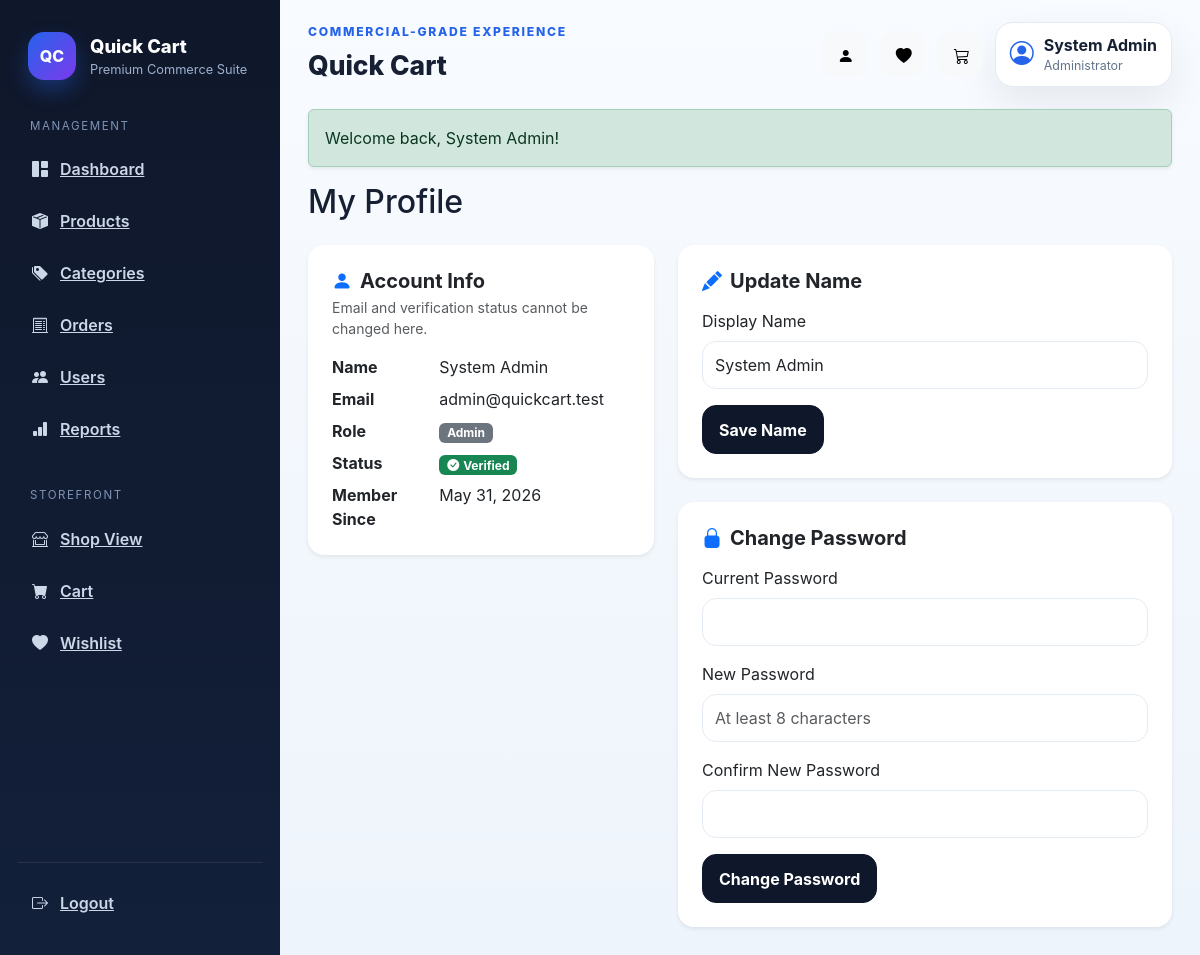
The page /pages/profile.php (signed in) on the database its author committed.
### tables this page shows
CREATE TABLE users (
    id INT AUTO_INCREMENT PRIMARY KEY,
    name VARCHAR(100) NOT NULL,
    email VARCHAR(120) NOT NULL UNIQUE,
    password VARCHAR(255) NOT NULL,
    role ENUM('admin','customer') NOT NULL DEFAULT 'customer',
    id_image VARCHAR(255) DEFAULT NULL,
    is_verified TINYINT(1) NOT NULL DEFAULT 0,
    created_at TIMESTAMP DEFAULT CURRENT_TIMESTAMP
);

### includes/functions.php (called while the page is built, shortened)
<?php
function e(string $v): string { return htmlspecialchars($v, ENT_QUOTES, 'UTF-8'); }
function url(string $path = ''): string {
    $path = ltrim($path, '/');
    return BASE_URL . ($path !== '' ? '/' . $path : '');
}
?>

### pages/profile.php (the view, shortened to what this page needs)
<?php
require_once __DIR__ . '/../config/db.php';
require_once __DIR__ . '/../includes/functions.php';
$user_id = (int)$_SESSION['user_id'];
$stmt = $conn->prepare("SELECT name, email, role, is_verified, created_at FROM users WHERE id = ?");
$stmt->bind_param("i", $user_id);
$stmt->execute();
$user = $stmt->get_result()->fetch_assoc();
include __DIR__ . '/../includes/header.php';
?>
<h2 class="mb-4">My Profile</h2>
<div class="row g-4">
    <div class="col-lg-5">
        <div class="card border-0 shadow-sm rounded-4">
            <div class="card-body p-4">
                <h5 class="fw-bold mb-1"><i class="bi bi-person-fill me-2 text-primary"></i>Account Info</h5>
                <p class="text-muted small mb-3">Email and verification status cannot be changed here.</p>
                <dl class="row mb-0">
                    <dt class="col-sm-4">Name</dt><dd class="col-sm-8"><?= e($user['name']) ?></dd>
                    <dt class="col-sm-4">Email</dt><dd class="col-sm-8"><?= e($user['email']) ?></dd>
                    <dt class="col-sm-4">Role</dt><dd class="col-sm-8"><span class="badge bg-secondary text-capitalize"><?= e($user['role']) ?></span></dd>
                    <dt class="col-sm-4">Status</dt>
                    <dd class="col-sm-8">
                        <?php if ((int)$user['is_verified']): ?>
                            <span class="badge text-bg-success"><i class="bi bi-check-circle-fill me-1"></i>Verified</span>
                        <?php else: ?>
                            <span class="badge text-bg-warning text-dark"><i class="bi bi-clock-fill me-1"></i>Pending Verification</span>
                        <?php endif; ?>
                    </dd>
                    <dt class="col-sm-4">Member Since</dt><dd class="col-sm-8"><?= e(date('M d, Y', strtotime($user['created_at']))) ?></dd>
                </dl>
            </div>
        </div>
    </div>
    <div class="col-lg-7">
        <div class="card border-0 shadow-sm rounded-4 mb-4">
            <div class="card-body p-4">
                <h5 class="fw-bold mb-3"><i class="bi bi-pencil-fill me-2 text-primary"></i>Update Name</h5>
                <form method="POST" action="<?= e(url('pages/profile.php')) ?>">
                    <div class="mb-3">
                        <label class="form-label">Display Name</label>
                        <input type="text" name="name" class="form-control" value="<?= e($user['name']) ?>" required maxlength="100">
                    </div>
                    <button type="submit" class="btn btn-dark">Save Name</button>
                </form>
            </div>
        </div>
        <div class="card border-0 shadow-sm rounded-4">
            <div class="card-body p-4">
                <h5 class="fw-bold mb-3"><i class="bi bi-lock-fill me-2 text-primary"></i>Change Password</h5>
                <form method="POST" action="<?= e(url('pages/profile.php')) ?>">
                    <div class="mb-3">
                        <label class="form-label">Current Password</label>
                        <input type="password" name="current_password" class="form-control" required>
                    </div>
                    <div class="mb-3">
                        <label class="form-label">New Password</label>
                        <input type="password" name="new_password" class="form-control" required minlength="8" placeholder="At least 8 characters">
                    </div>
                    <div class="mb-3">
                        <label class="form-label">Confirm New Password</label>
                        <input type="password" name="confirm_password" class="form-control" required minlength="8">
                    </div>
                    <button type="submit" class="btn btn-dark">Change Password</button>
                </form>
            </div>
        </div>
    </div>
</div>
<?php include __DIR__ . '/../includes/footer.php'; ?>

### assets/css/app.css (style rules this page uses)
:root { --qc-bg:#0f172a;--qc-border:#e5ebf3;--qc-muted:#64748b;--qc-accent:#2563eb;--qc-accent2:#7c3aed; --qc-shadow:0 16px 40px rgba(15,23,42,.08);--qc-radius:22px; }
* { box-sizing:border-box }
body { margin:0;font-family:Inter,Segoe UI,Arial,sans-serif;background:linear-gradient(180deg,#f8fbff,#eef4fb);color:#172033 }
.card,.qc-card { border:none;border-radius:var(--qc-radius);box-shadow:var(--qc-shadow);background:#fff }
.form-control,.form-select { min-height:48px;border-radius:14px;border:1px solid var(--qc-border) }
.btn { border-radius:14px;font-weight:700;padding:.72rem 1rem }
.btn-dark { background:#0f172a;border-color:#0f172a }

### rows shown on the page
users: name "System Admin", email "admin@quickcart.test", role "Admin", created_at "May 31, 2026"

### other values the page prints
APP_NAME "Quick Cart"
current_user_name() "System Admin"
$success "Welcome back, System Admin!"
